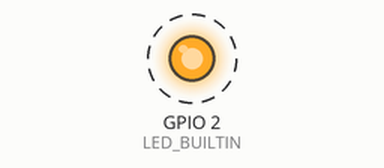
Simulated run of this sketch. Board: ESP32. Parts: output pins drawn as LEDs (lit = HIGH). Dashed ring = blinking. What the sketch prints to the serial monitor is not drawn.

Above: at 0.2 s.
Timing chart, 0 to 3.0 s (numbered marks = the images above):
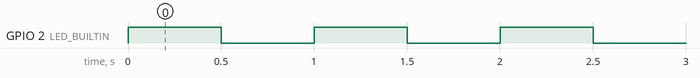

The sketch:

esp32_blink.ino
```cpp
// ESP32 blink + serial hello
// Compile:  arduino-cli compile -b esp32:esp32:esp32 .
// Upload:   arduino-cli upload -b esp32:esp32:esp32 -p /dev/ttyUSB0 .
#ifndef LED_BUILTIN
#define LED_BUILTIN 2   // most ESP32 devkits
#endif

void setup() {
  Serial.begin(115200);
  pinMode(LED_BUILTIN, OUTPUT);
  Serial.println("Hello from Hark Linux!");
}

void loop() {
  digitalWrite(LED_BUILTIN, HIGH);
  delay(500);
  digitalWrite(LED_BUILTIN, LOW);
  delay(500);
  Serial.printf("Uptime: %lu s, free heap: %u bytes\n", millis() / 1000, ESP.getFreeHeap());
}
```

Measured:
- by itself, GPIO 2 (LED_BUILTIN): alternates HIGH for 0.50 s and LOW for 0.50 s
